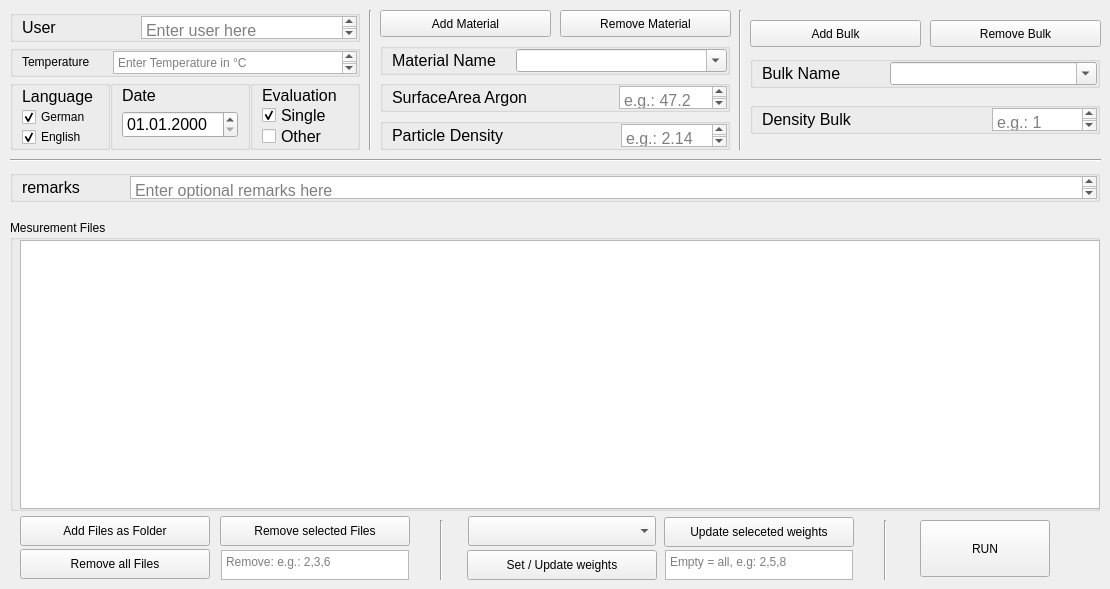
    <widget class="QWidget" name="tab_referenceMesurement_Spinsolve">
     <attribute name="title">
      <string>Calibration Line (Spinsolve)</string>
     </attribute>
     <widget class="QPushButton" name="pushButton_run_MeasurementFile_Spinsolve">
      <property name="geometry">
       <rect>
        <x>920</x>
        <y>520</y>
        <width>130</width>
        <height>57</height>
       </rect>
      </property>
      <property name="text">
       <string>RUN</string>
      </property>
     </widget>
     <widget class="QPushButton" name="pushButton_SetUpdateWeights_Spinsolve">
      <property name="geometry">
       <rect>
        <x>467</x>
        <y>550</y>
        <width>190</width>
        <height>30</height>
       </rect>
      </property>
      <property name="text">
       <string>Set / Update weights</string>
      </property>
     </widget>
     <widget class="QPushButton" name="pushButton_RemoveMaterial_Spinsolve">
      <property name="geometry">
       <rect>
        <x>560</x>
        <y>10</y>
        <width>171</width>
        <height>27</height>
       </rect>
      </property>
      <property name="text">
       <string>Remove Material</string>
      </property>
     </widget>
     <widget class="QGroupBox" name="groupBox_materialName_Spinsolve">
      <property name="geometry">
       <rect>
        <x>380</x>
        <y>43</y>
        <width>350</width>
        <height>32</height>
       </rect>
      </property>
      <property name="font">
       <font>
        <pointsize>12</pointsize>
       </font>
      </property>
      <property name="title">
       <string/>
      </property>
      <property name="flat">
       <bool>false</bool>
      </property>
      <property name="checkable">
       <bool>false</bool>
      </property>
      <layout class="QHBoxLayout" name="horizontalLayout_32">
       <property name="spacing">
        <number>0</number>
       </property>
       <property name="topMargin">
        <number>0</number>
       </property>
       <property name="rightMargin">
        <number>0</number>
       </property>
       <property name="bottomMargin">
        <number>0</number>
       </property>
       <item>
        <widget class="QLabel" name="label_materialName_Spinsolve">
         <property name="text">
          <string>Material Name</string>
         </property>
        </widget>
       </item>
       <item>
        <spacer name="horizontalSpacer_materialName_Spinsolve">
         <property name="orientation">
          <enum>Qt::Horizontal</enum>
         </property>
         <property name="sizeType">
          <enum>QSizePolicy::Fixed</enum>
         </property>
         <property name="sizeHint" stdset="0">
          <size>
           <width>20</width>
           <height>20</height>
          </size>
         </property>
        </spacer>
       </item>
       <item>
        <widget class="QComboBox" name="comboBox_materialName_Spinsolve">
         <property name="sizePolicy">
          <sizepolicy hsizetype="Expanding" vsizetype="Expanding">
           <horstretch>0</horstretch>
           <verstretch>0</verstretch>
          </sizepolicy>
         </property>
         <property name="minimumSize">
          <size>
           <width>0</width>
           <height>0</height>
          </size>
         </property>
         <property name="autoFillBackground">
          <bool>false</bool>
         </property>
         <property name="editable">
          <bool>true</bool>
         </property>
         <property name="maxVisibleItems">
          <number>10</number>
         </property>
         <property name="frame">
          <bool>true</bool>
         </property>
        </widget>
       </item>
      </layout>
     </widget>
     <widget class="QGroupBox" name="groupBox_user_Spinsolve">
      <property name="geometry">
       <rect>
        <x>10</x>
        <y>10</y>
        <width>350</width>
        <height>32</height>
       </rect>
      </property>
      <property name="font">
       <font>
        <pointsize>12</pointsize>
       </font>
      </property>
      <property name="title">
       <string/>
      </property>
      <property name="flat">
       <bool>false</bool>
      </property>
      <property name="checkable">
       <bool>false</bool>
      </property>
      <layout class="QHBoxLayout" name="horizontalLayout_41">
       <property name="spacing">
        <number>10</number>
       </property>
       <property name="topMargin">
        <number>0</number>
       </property>
       <property name="rightMargin">
        <number>0</number>
       </property>
       <property name="bottomMargin">
        <number>0</number>
       </property>
       <item>
        <widget class="QLabel" name="label_user_Spinsolve">
         <property name="enabled">
          <bool>true</bool>
         </property>
         <property name="sizePolicy">
          <sizepolicy hsizetype="Preferred" vsizetype="Preferred">
           <horstretch>0</horstretch>
           <verstretch>0</verstretch>
          </sizepolicy>
         </property>
         <property name="text">
          <string>User</string>
         </property>
        </widget>
       </item>
       <item>
        <spacer name="horizontalSpacer_user_Spinsolve">
         <property name="orientation">
          <enum>Qt::Horizontal</enum>
         </property>
         <property name="sizeType">
          <enum>QSizePolicy::Fixed</enum>
         </property>
         <property name="sizeHint" stdset="0">
          <size>
           <width>74</width>
           <height>74</height>
          </size>
         </property>
        </spacer>
       </item>
       <item>
        <widget class="QPlainTextEdit" name="plainTextEdit_user_Spinsolve">
         <property name="frameShape">
          <enum>QFrame::StyledPanel</enum>
         </property>
         <property name="verticalScrollBarPolicy">
          <enum>Qt::ScrollBarAsNeeded</enum>
         </property>
         <property name="horizontalScrollBarPolicy">
          <enum>Qt::ScrollBarAsNeeded</enum>
         </property>
         <property name="sizeAdjustPolicy">
          <enum>QAbstractScrollArea::AdjustToContents</enum>
         </property>
         <property name="placeholderText">
          <string>Enter user here</string>
         </property>
        </widget>
       </item>
      </layout>
     </widget>
     <widget class="QGroupBox" name="groupBox_bulkName_Spinsolve">
      <property name="geometry">
       <rect>
        <x>750</x>
        <y>56</y>
        <width>350</width>
        <height>32</height>
       </rect>
      </property>
      <property name="font">
       <font>
        <pointsize>12</pointsize>
       </font>
      </property>
      <property name="title">
       <string/>
      </property>
      <property name="flat">
       <bool>false</bool>
      </property>
      <property name="checkable">
       <bool>false</bool>
      </property>
      <layout class="QHBoxLayout" name="horizontalLayout_42">
       <property name="spacing">
        <number>0</number>
       </property>
       <property name="topMargin">
        <number>0</number>
       </property>
       <property name="rightMargin">
        <number>0</number>
       </property>
       <property name="bottomMargin">
        <number>0</number>
       </property>
       <item>
        <widget class="QLabel" name="label_bulkName_Spinsolve">
         <property name="text">
          <string>Bulk Name</string>
         </property>
        </widget>
       </item>
       <item>
        <spacer name="horizontalSpacer_bulkName_Spinsolve">
         <property name="orientation">
          <enum>Qt::Horizontal</enum>
         </property>
         <property name="sizeType">
          <enum>QSizePolicy::Fixed</enum>
         </property>
         <property name="sizeHint" stdset="0">
          <size>
           <width>49</width>
           <height>20</height>
          </size>
         </property>
        </spacer>
       </item>
       <item>
        <widget class="QComboBox" name="comboBox_bulkName_Spinsolve">
         <property name="sizePolicy">
          <sizepolicy hsizetype="Expanding" vsizetype="Expanding">
           <horstretch>0</horstretch>
           <verstretch>0</verstretch>
          </sizepolicy>
         </property>
         <property name="minimumSize">
          <size>
           <width>0</width>
           <height>0</height>
          </size>
         </property>
         <property name="autoFillBackground">
          <bool>false</bool>
         </property>
         <property name="editable">
          <bool>true</bool>
         </property>
         <property name="maxVisibleItems">
          <number>10</number>
         </property>
         <property name="frame">
          <bool>true</bool>
         </property>
        </widget>
       </item>
      </layout>
     </widget>
     <widget class="QPushButton" name="pushButton_RemoveBulk_Spinsolve">
      <property name="geometry">
       <rect>
        <x>930</x>
        <y>20</y>
        <width>171</width>
        <height>27</height>
       </rect>
      </property>
      <property name="text">
       <string>Remove Bulk</string>
      </property>
     </widget>
     <widget class="Line" name="line_11">
      <property name="geometry">
       <rect>
        <x>360</x>
        <y>10</y>
        <width>20</width>
        <height>140</height>
       </rect>
      </property>
      <property name="orientation">
       <enum>Qt::Vertical</enum>
      </property>
     </widget>
     <widget class="QComboBox" name="comboBox_selectWeighInData_Spinsolve">
      <property name="geometry">
       <rect>
        <x>468</x>
        <y>516</y>
        <width>188</width>
        <height>30</height>
       </rect>
      </property>
      <property name="editable">
       <bool>false</bool>
      </property>
     </widget>
     <widget class="QGroupBox" name="groupBox_temperature_Spinsolve">
      <property name="geometry">
       <rect>
        <x>10</x>
        <y>45</y>
        <width>350</width>
        <height>32</height>
       </rect>
      </property>
      <property name="title">
       <string/>
      </property>
      <layout class="QHBoxLayout" name="horizontalLayout_43">
       <property name="spacing">
        <number>10</number>
       </property>
       <property name="topMargin">
        <number>0</number>
       </property>
       <property name="rightMargin">
        <number>0</number>
       </property>
       <property name="bottomMargin">
        <number>0</number>
       </property>
       <item>
        <widget class="QLabel" name="label_temperature_Spinsolve">
         <property name="sizePolicy">
          <sizepolicy hsizetype="Fixed" vsizetype="Fixed">
           <horstretch>0</horstretch>
           <verstretch>0</verstretch>
          </sizepolicy>
         </property>
         <property name="text">
          <string>Temperature </string>
         </property>
        </widget>
       </item>
       <item>
        <spacer name="horizontalSpacer_temperature_Spinsolve">
         <property name="orientation">
          <enum>Qt::Horizontal</enum>
         </property>
         <property name="sizeType">
          <enum>QSizePolicy::Fixed</enum>
         </property>
         <property name="sizeHint" stdset="0">
          <size>
           <width>10</width>
           <height>20</height>
          </size>
         </property>
        </spacer>
       </item>
       <item>
        <widget class="QPlainTextEdit" name="plainTextEdit_temperature_Spinsolve">
         <property name="placeholderText">
          <string>Enter Temperature in °C</string>
         </property>
        </widget>
       </item>
      </layout>
     </widget>
     <widget class="QGroupBox" name="groupBox_surfaceArea_Argon_Spinsolve">
      <property name="geometry">
       <rect>
        <x>380</x>
        <y>80</y>
        <width>350</width>
        <height>32</height>
       </rect>
      </property>
      <property name="font">
       <font>
        <pointsize>12</pointsize>
       </font>
      </property>
      <property name="title">
       <string/>
      </property>
      <property name="flat">
       <bool>false</bool>
      </property>
      <property name="checkable">
       <bool>false</bool>
      </property>
      <layout class="QHBoxLayout" name="horizontalLayout_44">
       <property name="topMargin">
        <number>0</number>
       </property>
       <property name="rightMargin">
        <number>0</number>
       </property>
       <property name="bottomMargin">
        <number>0</number>
       </property>
       <item>
        <widget class="QLabel" name="label_surfaceArea_Argon_Spinsolve">
         <property name="text">
          <string>SurfaceArea Argon</string>
         </property>
        </widget>
       </item>
       <item>
        <spacer name="horizontalSpacersurfaceArea_Argon_Spinsolve">
         <property name="orientation">
          <enum>Qt::Horizontal</enum>
         </property>
         <property name="sizeType">
          <enum>QSizePolicy::Fixed</enum>
         </property>
         <property name="sizeHint" stdset="0">
          <size>
           <width>85</width>
           <height>20</height>
          </size>
         </property>
        </spacer>
       </item>
       <item>
        <widget class="QPlainTextEdit" name="plainTextEdit_surfaceArea_Argon_Spinsolve">
         <property name="sizePolicy">
          <sizepolicy hsizetype="Expanding" vsizetype="Expanding">
           <horstretch>0</horstretch>
           <verstretch>0</verstretch>
          </sizepolicy>
         </property>
         <property name="frameShape">
          <enum>QFrame::StyledPanel</enum>
         </property>
         <property name="verticalScrollBarPolicy">
          <enum>Qt::ScrollBarAsNeeded</enum>
         </property>
         <property name="horizontalScrollBarPolicy">
          <enum>Qt::ScrollBarAsNeeded</enum>
         </property>
         <property name="sizeAdjustPolicy">
          <enum>QAbstractScrollArea::AdjustToContents</enum>
         </property>
         <property name="placeholderText">
          <string>e.g.: 47.2</string>
         </property>
        </widget>
       </item>
      </layout>
     </widget>
     <widget class="QGroupBox" name="groupBox_particleDensity_Spinsolve">
      <property name="geometry">
       <rect>
        <x>380</x>
        <y>118</y>
        <width>350</width>
        <height>32</height>
       </rect>
      </property>
      <property name="font">
       <font>
        <pointsize>12</pointsize>
       </font>
      </property>
      <property name="title">
       <string/>
      </property>
      <property name="flat">
       <bool>false</bool>
      </property>
      <property name="checkable">
       <bool>false</bool>
      </property>
      <layout class="QHBoxLayout" name="horizontalLayout_45">
       <property name="topMargin">
        <number>0</number>
       </property>
       <property name="rightMargin">
        <number>0</number>
       </property>
       <property name="bottomMargin">
        <number>0</number>
       </property>
       <item>
        <widget class="QLabel" name="label_particleDensity_Spinsolve">
         <property name="text">
          <string>Particle Density</string>
         </property>
        </widget>
       </item>
       <item>
        <spacer name="horizontalSpacer_particleDensity_Spinsolve">
         <property name="orientation">
          <enum>Qt::Horizontal</enum>
         </property>
         <property name="sizeType">
          <enum>QSizePolicy::Fixed</enum>
         </property>
         <property name="sizeHint" stdset="0">
          <size>
           <width>111</width>
           <height>20</height>
          </size>
         </property>
        </spacer>
       </item>
       <item>
        <widget class="QPlainTextEdit" name="plainTextEdit_particleDensity_Spinsolve">
         <property name="sizePolicy">
          <sizepolicy hsizetype="Expanding" vsizetype="Expanding">
           <horstretch>0</horstretch>
           <verstretch>0</verstretch>
          </sizepolicy>
         </property>
         <property name="frameShape">
          <enum>QFrame::StyledPanel</enum>
         </property>
         <property name="verticalScrollBarPolicy">
          <enum>Qt::ScrollBarAsNeeded</enum>
         </property>
         <property name="horizontalScrollBarPolicy">
          <enum>Qt::ScrollBarAsNeeded</enum>
         </property>
         <property name="sizeAdjustPolicy">
          <enum>QAbstractScrollArea::AdjustToContents</enum>
         </property>
         <property name="placeholderText">
          <string>e.g.: 2.14</string>
         </property>
        </widget>
       </item>
      </layout>
     </widget>
     <widget class="QPushButton" name="pushButton_AddBulk_Spinsolve">
      <property name="geometry">
       <rect>
        <x>750</x>
        <y>20</y>
        <width>171</width>
        <height>27</height>
       </rect>
      </property>
      <property name="text">
       <string>Add Bulk</string>
      </property>
     </widget>
     <widget class="QPushButton" name="pushButton_AddMesurementFiles_Spinsolve">
      <property name="geometry">
       <rect>
        <x>20</x>
        <y>516</y>
        <width>190</width>
        <height>30</height>
       </rect>
      </property>
      <property name="text">
       <string>Add Files as Folder</string>
      </property>
     </widget>
     <widget class="QPushButton" name="pushButton_RemoveAllMesurementFiles_Spinsolve">
      <property name="geometry">
       <rect>
        <x>20</x>
        <y>549</y>
        <width>190</width>
        <height>30</height>
       </rect>
      </property>
      <property name="text">
       <string>Remove all Files</string>
      </property>
     </widget>
     <widget class="QGroupBox" name="groupBox_densityBulk_Spinsolve">
      <property name="geometry">
       <rect>
        <x>750</x>
        <y>102</y>
        <width>350</width>
        <height>32</height>
       </rect>
      </property>
      <property name="font">
       <font>
        <pointsize>12</pointsize>
       </font>
      </property>
      <property name="title">
       <string/>
      </property>
      <property name="flat">
       <bool>false</bool>
      </property>
      <property name="checkable">
       <bool>false</bool>
      </property>
      <layout class="QHBoxLayout" name="horizontalLayout_46">
       <property name="spacing">
        <number>0</number>
       </property>
       <property name="topMargin">
        <number>0</number>
       </property>
       <property name="rightMargin">
        <number>0</number>
       </property>
       <property name="bottomMargin">
        <number>0</number>
       </property>
       <item>
        <widget class="QLabel" name="label_densityBulk_Spinsolve">
         <property name="text">
          <string>Density Bulk</string>
         </property>
        </widget>
       </item>
       <item>
        <spacer name="horizontalSpacer_densityBulk_Spinsolve">
         <property name="orientation">
          <enum>Qt::Horizontal</enum>
         </property>
         <property name="sizeType">
          <enum>QSizePolicy::Fixed</enum>
         </property>
         <property name="sizeHint" stdset="0">
          <size>
           <width>140</width>
           <height>20</height>
          </size>
         </property>
        </spacer>
       </item>
       <item>
        <widget class="QPlainTextEdit" name="plainTextEdit_densityBulk_Spinsolve">
         <property name="frameShape">
          <enum>QFrame::StyledPanel</enum>
         </property>
         <property name="verticalScrollBarPolicy">
          <enum>Qt::ScrollBarAsNeeded</enum>
         </property>
         <property name="horizontalScrollBarPolicy">
          <enum>Qt::ScrollBarAsNeeded</enum>
         </property>
         <property name="sizeAdjustPolicy">
          <enum>QAbstractScrollArea::AdjustToContents</enum>
         </property>
         <property name="placeholderText">
          <string>e.g.: 1</string>
         </property>
        </widget>
       </item>
      </layout>
     </widget>
     <widget class="QPushButton" name="pushButton_SetUpdateSelectedWeights_Spinsolve">
      <property name="geometry">
       <rect>
        <x>664</x>
        <y>517</y>
        <width>190</width>
        <height>30</height>
       </rect>
      </property>
      <property name="text">
       <string>Update seleceted weights</string>
      </property>
     </widget>
     <widget class="QPlainTextEdit" name="plainTextEdit_SetUpdateWeights_Spinsolve">
      <property name="geometry">
       <rect>
        <x>665</x>
        <y>550</y>
        <width>188</width>
        <height>30</height>
       </rect>
      </property>
      <property name="placeholderText">
       <string>Empty = all, e.g: 2,5,8</string>
      </property>
     </widget>
     <widget class="QGroupBox" name="groupBox_remarks_Spinsolve">
      <property name="geometry">
       <rect>
        <x>10</x>
        <y>170</y>
        <width>1090</width>
        <height>32</height>
       </rect>
      </property>
      <property name="font">
       <font>
        <pointsize>12</pointsize>
       </font>
      </property>
      <property name="title">
       <string/>
      </property>
      <property name="flat">
       <bool>false</bool>
      </property>
      <property name="checkable">
       <bool>false</bool>
      </property>
      <layout class="QHBoxLayout" name="horizontalLayout_47">
       <property name="topMargin">
        <number>0</number>
       </property>
       <property name="rightMargin">
        <number>0</number>
       </property>
       <property name="bottomMargin">
        <number>0</number>
       </property>
       <item>
        <widget class="QLabel" name="label_remarks_Spinsolve">
         <property name="text">
          <string>remarks</string>
         </property>
        </widget>
       </item>
       <item>
        <spacer name="horizontalSpacer_remarks_Spinsolve">
         <property name="orientation">
          <enum>Qt::Horizontal</enum>
         </property>
         <property name="sizeType">
          <enum>QSizePolicy::Fixed</enum>
         </property>
         <property name="sizeHint" stdset="0">
          <size>
           <width>44</width>
           <height>20</height>
          </size>
         </property>
        </spacer>
       </item>
       <item>
        <widget class="QPlainTextEdit" name="plainTextEdit_remarks_Spinsolve">
         <property name="toolTip">
          <string>E.g. single</string>
         </property>
         <property name="frameShape">
          <enum>QFrame::StyledPanel</enum>
         </property>
         <property name="verticalScrollBarPolicy">
          <enum>Qt::ScrollBarAsNeeded</enum>
         </property>
         <property name="horizontalScrollBarPolicy">
          <enum>Qt::ScrollBarAsNeeded</enum>
         </property>
         <property name="sizeAdjustPolicy">
          <enum>QAbstractScrollArea::AdjustToContents</enum>
         </property>
         <property name="placeholderText">
          <string>Enter optional remarks here</string>
         </property>
        </widget>
       </item>
      </layout>
     </widget>
     <widget class="QPushButton" name="pushButton_AddMaterial_Spinsolve">
      <property name="geometry">
       <rect>
        <x>380</x>
        <y>10</y>
        <width>171</width>
        <height>27</height>
       </rect>
      </property>
      <property name="text">
       <string>Add Material</string>
      </property>
     </widget>
     <widget class="QPushButton" name="pushButton_RemoveSelectedMeasrementFiles_Spinsolve">
      <property name="geometry">
       <rect>
        <x>220</x>
        <y>516</y>
        <width>190</width>
        <height>30</height>
       </rect>
      </property>
      <property name="text">
       <string>Remove selected Files</string>
      </property>
     </widget>
     <widget class="QGroupBox" name="groupBox_evaluation_Spinsolve">
      <property name="geometry">
       <rect>
        <x>250</x>
        <y>80</y>
        <width>110</width>
        <height>70</height>
       </rect>
      </property>
      <property name="font">
       <font>
        <pointsize>12</pointsize>
       </font>
      </property>
      <property name="title">
       <string/>
      </property>
      <property name="flat">
       <bool>false</bool>
      </property>
      <property name="checkable">
       <bool>false</bool>
      </property>
      <layout class="QVBoxLayout" name="verticalLayout_17">
       <property name="spacing">
        <number>0</number>
       </property>
       <property name="topMargin">
        <number>0</number>
       </property>
       <property name="bottomMargin">
        <number>0</number>
       </property>
       <item>
        <widget class="QLabel" name="label_evaluation_Spinsolve">
         <property name="text">
          <string>Evaluation</string>
         </property>
        </widget>
       </item>
       <item>
        <widget class="QCheckBox" name="checkBox_evaluation_single_Spinsolve">
         <property name="text">
          <string>Single</string>
         </property>
         <property name="checked">
          <bool>true</bool>
         </property>
        </widget>
       </item>
       <item>
        <widget class="QCheckBox" name="checkBox_evaluation_other_Spinsolve">
         <property name="text">
          <string>Other</string>
         </property>
        </widget>
       </item>
      </layout>
     </widget>
     <widget class="QGroupBox" name="groupBox_mesurementFiles_Spinsolve">
      <property name="geometry">
       <rect>
        <x>10</x>
        <y>220</y>
        <width>1090</width>
        <height>291</height>
       </rect>
      </property>
      <property name="sizePolicy">
       <sizepolicy hsizetype="Preferred" vsizetype="Preferred">
        <horstretch>0</horstretch>
        <verstretch>0</verstretch>
       </sizepolicy>
      </property>
      <property name="title">
       <string>Mesurement Files</string>
      </property>
      <widget class="QTableView" name="tableView_mesurementFiles_Spinsolve">
       <property name="geometry">
        <rect>
         <x>10</x>
         <y>20</y>
         <width>1080</width>
         <height>269</height>
        </rect>
       </property>
       <property name="font">
        <font>
         <pointsize>12</pointsize>
        </font>
       </property>
       <property name="sizeAdjustPolicy">
        <enum>QAbstractScrollArea::AdjustToContents</enum>
       </property>
       <property name="wordWrap">
        <bool>true</bool>
       </property>
      </widget>
     </widget>
     <widget class="QGroupBox" name="groupBox_language_Spinsolve">
      <property name="geometry">
       <rect>
        <x>10</x>
        <y>80</y>
        <width>100</width>
        <height>70</height>
       </rect>
      </property>
      <property name="title">
       <string/>
      </property>
      <layout class="QVBoxLayout" name="verticalLayout_18">
       <property name="spacing">
        <number>0</number>
       </property>
       <property name="topMargin">
        <number>0</number>
       </property>
       <property name="bottomMargin">
        <number>0</number>
       </property>
       <item>
        <widget class="QLabel" name="label_language_Spinsolve">
         <property name="font">
          <font>
           <pointsize>12</pointsize>
          </font>
         </property>
         <property name="text">
          <string>Language</string>
         </property>
        </widget>
       </item>
       <item>
        <widget class="QCheckBox" name="checkBox_language_german_Spinsolve">
         <property name="text">
          <string>German</string>
         </property>
         <property name="iconSize">
          <size>
           <width>16</width>
           <height>16</height>
          </size>
         </property>
         <property name="checked">
          <bool>true</bool>
         </property>
         <property name="tristate">
          <bool>false</bool>
         </property>
        </widget>
       </item>
       <item>
        <widget class="QCheckBox" name="checkBox_language_english_Spinsolve">
         <property name="text">
          <string>English</string>
         </property>
         <property name="checked">
          <bool>true</bool>
         </property>
        </widget>
       </item>
      </layout>
     </widget>
     <widget class="QPlainTextEdit" name="plainTextEdit_RemoveSelectedFilesMeasrementFiles_Spinsolve">
      <property name="geometry">
       <rect>
        <x>221</x>
        <y>550</y>
        <width>188</width>
        <height>30</height>
       </rect>
      </property>
      <property name="placeholderText">
       <string>Remove: e.g.: 2,3,6</string>
      </property>
     </widget>
     <widget class="Line" name="line_12">
      <property name="geometry">
       <rect>
        <x>440</x>
        <y>520</y>
        <width>3</width>
        <height>60</height>
       </rect>
      </property>
      <property name="orientation">
       <enum>Qt::Vertical</enum>
      </property>
     </widget>
     <widget class="QGroupBox" name="groupBox_dateTime_Spinsolve">
      <property name="enabled">
       <bool>true</bool>
      </property>
      <property name="geometry">
       <rect>
        <x>110</x>
        <y>80</y>
        <width>140</width>
        <height>70</height>
       </rect>
      </property>
      <property name="font">
       <font>
        <pointsize>12</pointsize>
       </font>
      </property>
      <property name="title">
       <string/>
      </property>
      <layout class="QVBoxLayout" name="verticalLayout_19">
       <property name="topMargin">
        <number>0</number>
       </property>
       <property name="bottomMargin">
        <number>9</number>
       </property>
       <item>
        <widget class="QLabel" name="label_dateTime_Spinsolve">
         <property name="text">
          <string>Date</string>
         </property>
        </widget>
       </item>
       <item>
        <widget class="QDateTimeEdit" name="dateTimeEdit_dateTime_Spinsolve">
         <property name="sizePolicy">
          <sizepolicy hsizetype="Preferred" vsizetype="Preferred">
           <horstretch>0</horstretch>
           <verstretch>0</verstretch>
          </sizepolicy>
         </property>
         <property name="displayFormat">
          <string>dd.MM.yyyy</string>
         </property>
        </widget>
       </item>
      </layout>
     </widget>
     <widget class="Line" name="line_13">
      <property name="geometry">
       <rect>
        <x>10</x>
        <y>150</y>
        <width>1091</width>
        <height>20</height>
       </rect>
      </property>
      <property name="orientation">
       <enum>Qt::Horizontal</enum>
      </property>
     </widget>
     <widget class="Line" name="line_14">
      <property name="geometry">
       <rect>
        <x>730</x>
        <y>10</y>
        <width>20</width>
        <height>140</height>
       </rect>
      </property>
      <property name="orientation">
       <enum>Qt::Vertical</enum>
      </property>
     </widget>
     <widget class="Line" name="line_15">
      <property name="geometry">
       <rect>
        <x>884</x>
        <y>520</y>
        <width>3</width>
        <height>60</height>
       </rect>
      </property>
      <property name="orientation">
       <enum>Qt::Vertical</enum>
      </property>
     </widget>
    </widget>
